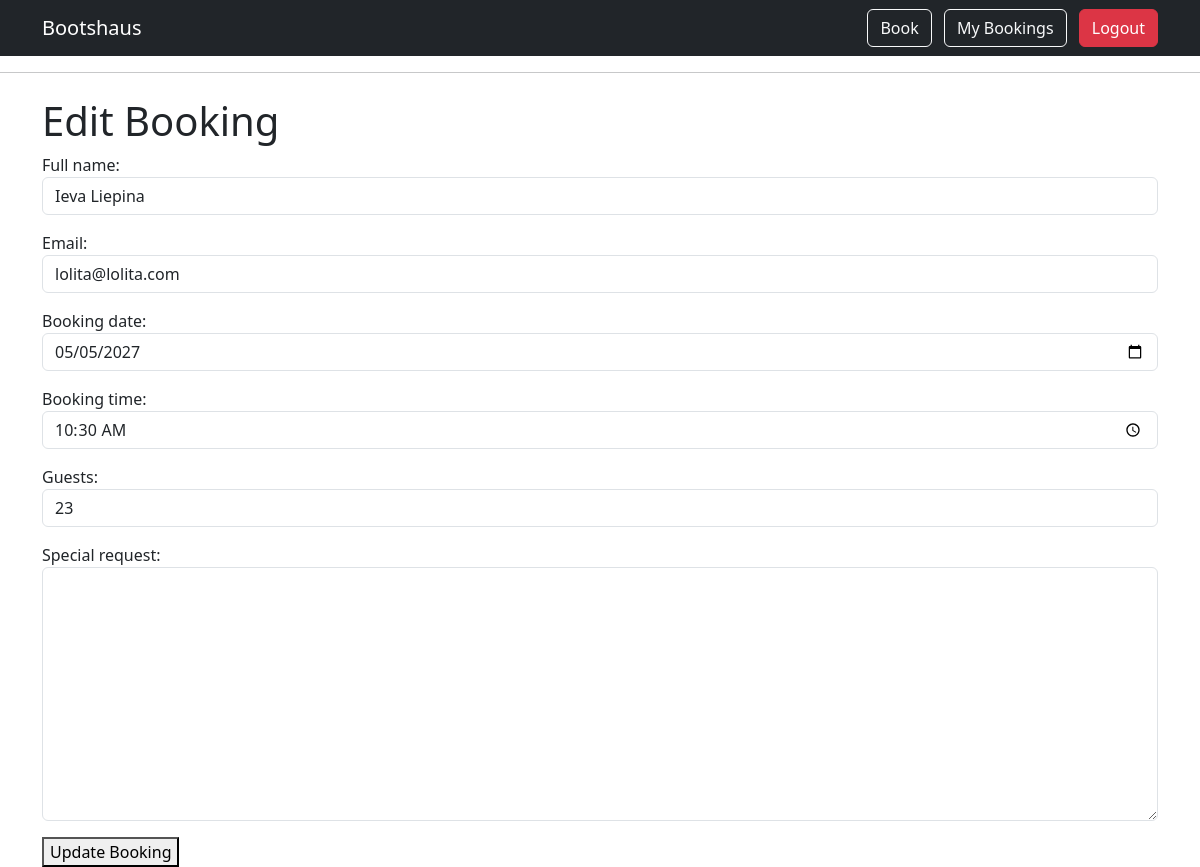
/edit-booking/2/ (signed in), run on the app's committed database.
### bookings/models.py (models this page shows, shortened)
class Booking(models.Model):
    STATUS_CHOICES = [
        ('pending', 'Pending'),
        ('confirmed', 'Confirmed'),
        ('cancelled', 'Cancelled'),
    ]
    user = models.ForeignKey(
        User,
        on_delete=models.CASCADE,
        related_name='bookings'
    )
    full_name = models.CharField(max_length=100)
    email = models.EmailField()
    booking_date = models.DateField()
    booking_time = models.TimeField()
    guests = models.PositiveIntegerField()
    special_request = models.TextField(blank=True)
    status = models.CharField(
        max_length=20,
        choices=STATUS_CHOICES,
        default='pending'
    )
    created_on = models.DateTimeField(auto_now_add=True)

### bookings/views.py (the view)
# urls.py: path('edit-booking/<int:booking_id>/', edit_booking, name='edit_booking'),
@login_required
def edit_booking(request, booking_id):
    booking = get_object_or_404(Booking, id=booking_id, user=request.user)
    if request.method == 'POST':
        form = BookingForm(request.POST, instance=booking)
        if form.is_valid():
            form.save()
            return redirect('my_bookings')
    else:
        form = BookingForm(instance=booking)
    return render(request, 'bookings/edit_booking.html', {'form': form})

### bookings/forms.py (shortened to what this page needs)
class BookingForm(forms.ModelForm):
    class Meta:
        model = Booking
        fields = [
            'full_name',
            'email',
            'booking_date',
            'booking_time',
            'guests',
            'special_request',
        ]
        widgets = {
            'full_name': forms.TextInput(
                attrs={'class': 'form-control'}
            ),
            'email': forms.EmailInput(
                attrs={'class': 'form-control'}
            ),
            'booking_date': forms.DateInput(
                attrs={'class': 'form-control', 'type': 'date'}
            ),
            'booking_time': forms.TimeInput(
                attrs={'class': 'form-control', 'type': 'time'}
            ),
            'guests': forms.NumberInput(
                attrs={'class': 'form-control'}
            ),
            'special_request': forms.Textarea(
                attrs={'class': 'form-control'}
            ),
        }

### bookings/templates/bookings/edit_booking.html (shortened to what this page needs)
{% extends 'bookings/base.html' %}
{% block content %}
    <h1>Edit Booking</h1>
    <form method="POST">
        {{ form.as_p }}
        <button type="submit">Update Booking</button>
    </form>
{% endblock %}

### data on the page
Booking: full_name "Ieva Liepina", email "lolita@lolita.com", booking_date "05/05/2027", booking_time "10:30:00", guests "23"
